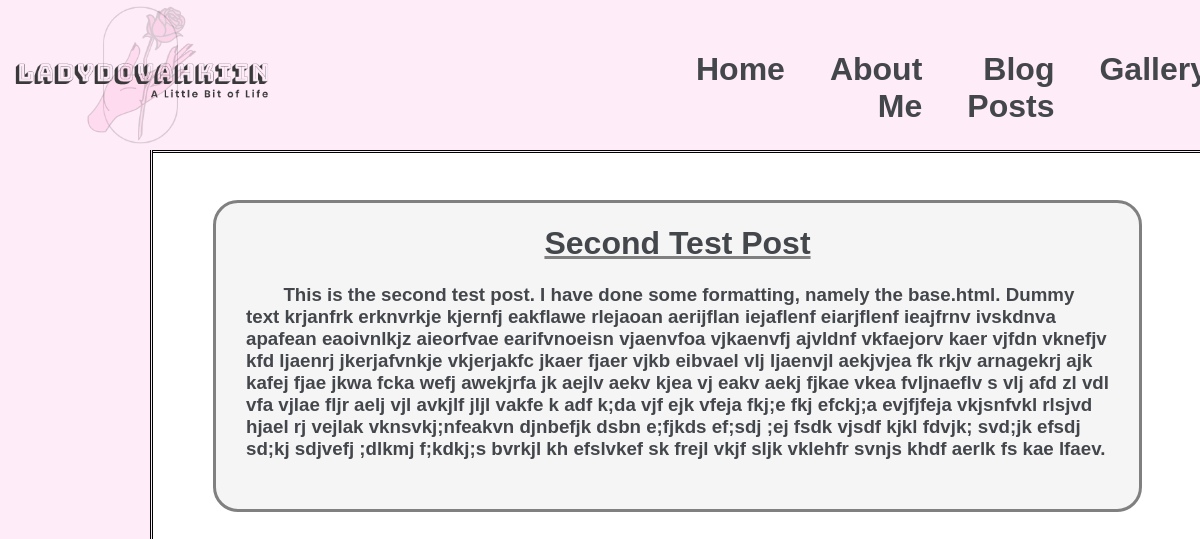
Screenshot of /second-test-post/ with the database file from the repository.
### home/models.py (models this page shows, shortened)
class Post(models.Model):
	title = models.CharField(max_length = 200, unique = True)
	slug = models.SlugField(max_length = 200, unique = True)
	updated_on = models.DateTimeField(auto_now = True)
	content = models.TextField()
	created_on = models.DateTimeField(auto_now_add = True)
	post_status = models.IntegerField(choices = STATUS, default = 0)
	class Meta:
		ordering = ['-created_on']

### home/views.py (the view)
# urls.py: path('<slug:slug>/', views.PostDetail.as_view(), name = 'post_detail'),
class PostDetail(generic.DetailView):
	model = Post
	template_name = 'post_detail.html'

### home/templates/post_detail.html
{% extends "base.html" %}
{% load static %}
{% block content %}
<div class="post">
	<h1 class="post-title">{% block title %} {{ object.title }} {% endblock title %}</h1>
	<h3>&emsp;&emsp;{{ object.content | safe }}</h3>
</div>
{% endblock content %}

### home/static/home/style.css (style rules this page uses)
h1, h2, h3, p { font-family:Trebuchet MS, sans-serif; color: #43464B; }
.post { background-color: #F5F5F5; border: solid; border-color: gray; border-radius: 25px; padding-left: 30px; padding-right: 30px; padding-bottom: 30px; padding-top: 1px; }
.post-title { text-align: center; text-decoration: underline gray; }

### rows the page displays
Post: title "Second Test Post", content "This is the second test post. I have done some formatting, namely the base.html. Dummy text krjanfrk erknvrkje kjernfj eakflawe rlejaoan aerijflan iejaflenf eiarjflenf ieajfrnv ivskdnva apafean eaoivnlkjz aieorfvae earifvnoeisn vjaenvfoa vjkaenvfj ajvldnf vkfaejorv kaer vjfdn vknefjv kfd ljaenrj jkerjafvnkje vkjerjakfc jkaer fjaer vjkb eibvael vlj ljaenvjl aekjvjea fk rkjv arnagekrj ajk kafej fjae jkwa fcka wefj awekjrfa jk aejlv aekv kjea vj eakv aekj fjkae vkea fvljnaeflv s vlj afd zl vdl vfa vjlae fljr aelj vjl avkjlf jljl vakfe k adf k;da vjf ejk vfeja fkj;e fkj efckj;a evjfjfeja vkjsnfvkl rlsjvd hjael rj vejlak vknsvkj;nfeakvn djnbefjk dsbn e;fjkds ef;sdj ;ej fsdk vjsdf kjkl fdvjk;…"
